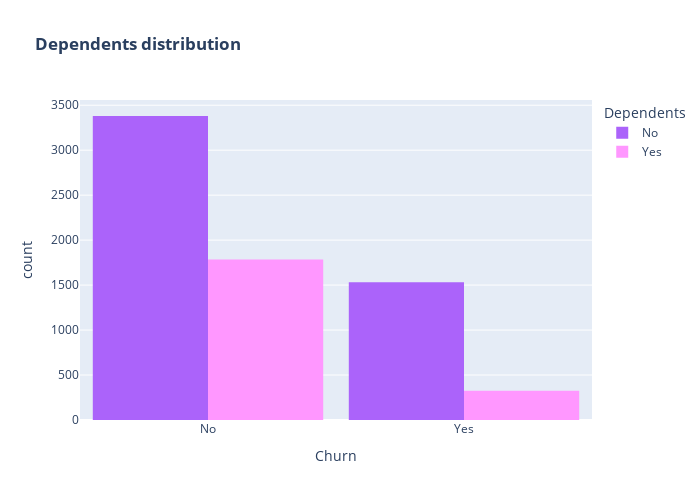

The code cell stored with this chart in its notebook:
### Markdown cell above
A lot of customers choose the Fiber optic service and it's also evident that the customers who use Fiber optic have high churn rate, this might suggest a dissatisfaction with this type of internet service.
Customers having DSL service are majority in number and have less churn rate compared to Fibre optic service.

### Code cell
color_map = {"Yes": "#FF97FF", "No": "#AB63FA"}
fig = px.histogram(df, x="Churn", color="Dependents", barmode="group", title="<b>Dependents distribution</b>", color_discrete_map=color_map)
fig.update_layout(width=700, height=500, bargap=0.1)
fig.show()

### Figure 1 — Plotly figure (JSON) as saved in the notebook; plotly's stock layout.template omitted (floating-point values rounded to 4 significant figures; data arrays with more than 128 entries replaced by an {"elided": "..."} marker saying what was removed)
{"data": [{"alignmentgroup": "True", "bingroup": "x", "hovertemplate": "Dependents=No<br>Churn=%{x}<br>count=%{y}<extra></extra>", "legendgroup": "No", "marker": {"color": "#AB63FA", "pattern": {"shape": ""}}, "name": "No", "offsetgroup": "No", "orientation": "v", "showlegend": true, "type": "histogram", "x": {"elided": "4911 str values"}, "xaxis": "x", "yaxis": "y"}, {"alignmentgroup": "True", "bingroup": "x", "hovertemplate": "Dependents=Yes<br>Churn=%{x}<br>count=%{y}<extra></extra>", "legendgroup": "Yes", "marker": {"color": "#FF97FF", "pattern": {"shape": ""}}, "name": "Yes", "offsetgroup": "Yes", "orientation": "v", "showlegend": true, "type": "histogram", "x": {"elided": "2110 str values"}, "xaxis": "x", "yaxis": "y"}], "layout": {"bargap": 0.1, "barmode": "group", "height": 500, "legend": {"title": {"text": "Dependents"}, "tracegroupgap": 0}, "title": {"text": "<b>Dependents distribution</b>"}, "width": 700, "xaxis": {"anchor": "y", "domain": [0, 1], "title": {"text": "Churn"}}, "yaxis": {"anchor": "x", "domain": [0, 1], "title": {"text": "count"}}}}
